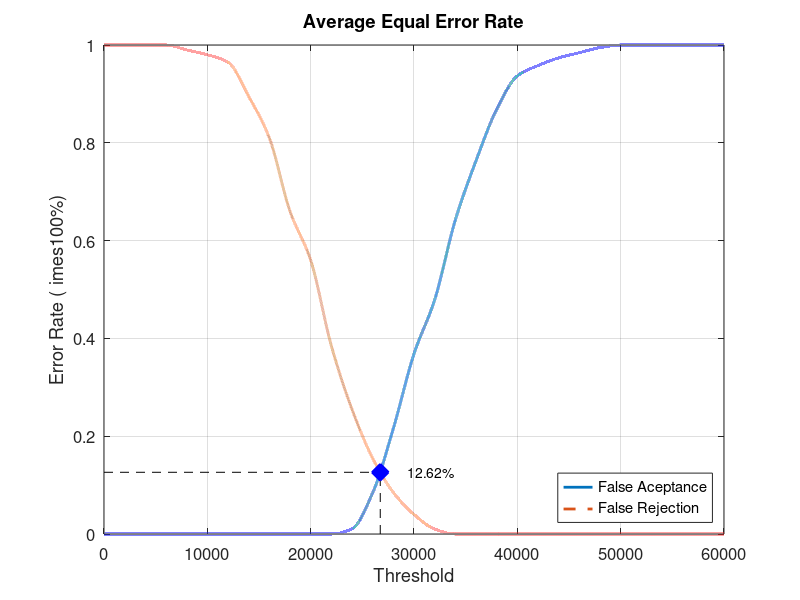
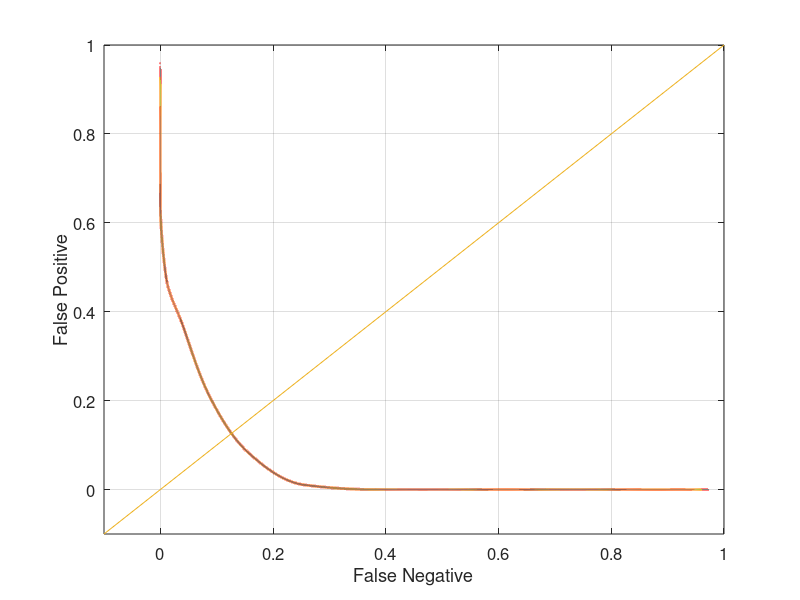

MATLAB code to generate these figures, in order:
close all;
clear;
clc;
x = 0:2000:60000;
xq = 0:0.5:60000;

y0 = [0 0 0 0 0 0 0 0 0 0 0 0 0.0105263 0.0842105 0.215789 0.368421 0.478947 0.642105 0.763158 0.868421 0.936842 0.957895 0.973684 0.984211 0.994737 1 1 1 1 1 1]
yy0 = interp1(x, y0, xq, 'pchip');
y1 = [1 1 1 1 0.99 0.98 0.965 0.895 0.81 0.66 0.56 0.385 0.255 0.155 0.085 0.04 0.01 0 0 0 0 0 0 0 0 0 0 0 0 0 0]
yy1 = interp1(x, y1, xq, 'pchip');

% Calculating EER: 
y2 = abs(y0 - y1);
find(y2 == min(y2))
yy2 = abs(yy0 - yy1);
xEER = find(yy2 == min(yy2));
xEERIndex = xq(xEER) % X-axis EER
yEER = yy0(xEER) % Y-axis EER

main = figure
plot(xq, yy0,'-','LineWidth', 2);	hold on
plot(xq, yy1,'--','LineWidth', 2);	hold on
plot([xEERIndex xEERIndex], [0 yEER], 'k--');	hold on
plot([0 xEERIndex], [yEER yEER], 'k--');	hold on
plot(xEERIndex, yEER, 'bx', 'LineWidth', 10);	hold on
text(xEERIndex + 10 * xEERIndex / 100, yEER, [num2str(round((10000 * yEER)) / 100) '%'])
legend('False Aceptance', 'False Rejection', 'Location', 'SouthEast')
xlabel('Threshold')
ylabel('Error Rate (	imes100%)')
title('Average Equal Error Rate')
set(gca, 'FontSize', 12)
axis([0 60000 0 1])
grid on

print(main, 'Database1_2Main', '-dpng');
FNRxFPR = figure('Color', [1 1 1]);
plot(yy1, yy0, '-', yy1, yy0, 'LineWidth', 2);
hold on
y = -0.1:0.1:1
plot(y, y); 
set(gca, 'FontSize', 12)
xlabel('False Negative')
ylabel('False Positive')
axis([-0.1 1 -0.1 1])
set(gca, 'FontSize', 12)
grid on

print(FNRxFPR, 'Database1_2FNRxFPR','-dpng');
